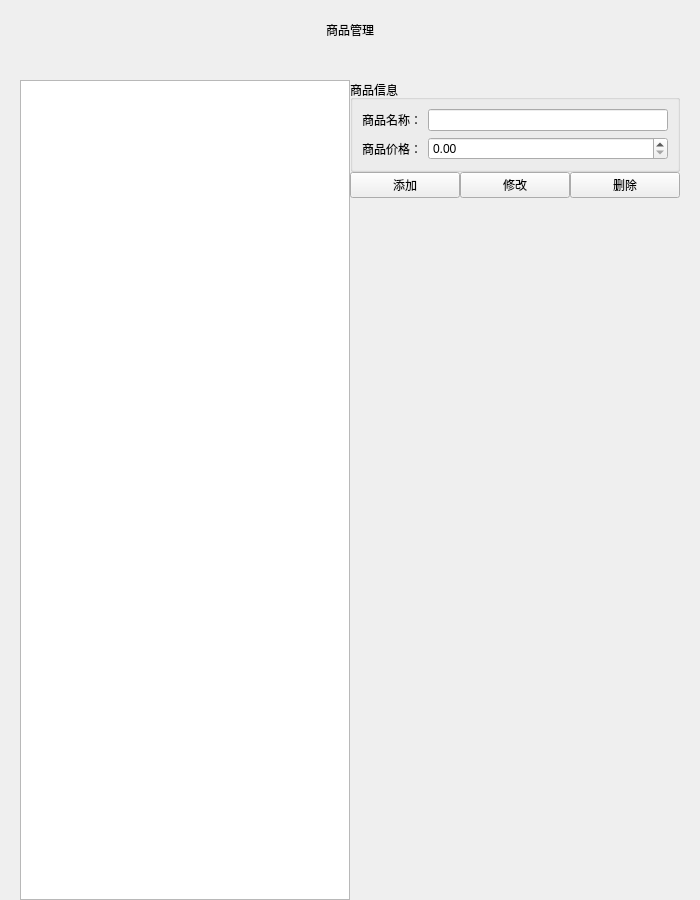
<?xml version="1.0" encoding="UTF-8"?>
<ui version="4.0">
 <class>MenuManagerDialog</class>
 <widget class="QWidget" name="MenuManagerDialog">
  <property name="geometry">
   <rect>
    <x>0</x>
    <y>0</y>
    <width>700</width>
    <height>900</height>
   </rect>
  </property>
  <layout class="QVBoxLayout" name="verticalLayout">
   <property name="spacing">
    <number>0</number>
   </property>
   <property name="leftMargin">
    <number>0</number>
   </property>
   <property name="topMargin">
    <number>0</number>
   </property>
   <property name="rightMargin">
    <number>0</number>
   </property>
   <property name="bottomMargin">
    <number>0</number>
   </property>
   <item>
    <widget class="QWidget" name="topBar" native="true">
     <property name="minimumSize">
      <size>
       <width>0</width>
       <height>60</height>
      </size>
     </property>
     <layout class="QHBoxLayout" name="horizontalLayout">
      <item>
       <widget class="QLabel" name="titleLabel">
        <property name="text">
         <string>商品管理</string>
        </property>
        <property name="alignment">
         <set>Qt::AlignCenter</set>
        </property>
       </widget>
      </item>
     </layout>
    </widget>
   </item>
   <item>
    <layout class="QHBoxLayout" name="horizontalLayout_2">
     <property name="leftMargin">
      <number>20</number>
     </property>
     <property name="topMargin">
      <number>20</number>
     </property>
     <property name="rightMargin">
      <number>20</number>
     </property>
     <item>
      <widget class="QListWidget" name="menuList">
       <property name="minimumSize">
        <size>
         <width>300</width>
         <height>0</height>
        </size>
       </property>
      </widget>
     </item>
     <item>
      <layout class="QVBoxLayout" name="verticalLayout_2">
       <item>
        <widget class="QGroupBox" name="inputGroup">
         <property name="title">
          <string>商品信息</string>
         </property>
         <layout class="QFormLayout" name="formLayout">
          <item row="0" column="0">
           <widget class="QLabel" name="nameLabel">
            <property name="text">
             <string>商品名称：</string>
            </property>
           </widget>
          </item>
          <item row="0" column="1">
           <widget class="QLineEdit" name="nameEdit"/>
          </item>
          <item row="1" column="0">
           <widget class="QLabel" name="priceLabel">
            <property name="text">
             <string>商品价格：</string>
            </property>
           </widget>
          </item>
          <item row="1" column="1">
           <widget class="QDoubleSpinBox" name="priceSpinBox">
            <property name="maximum">
             <double>9999.990000000000236</double>
            </property>
           </widget>
          </item>
         </layout>
        </widget>
       </item>
       <item>
        <layout class="QHBoxLayout" name="horizontalLayout_3">
         <item>
          <widget class="QPushButton" name="addButton">
           <property name="text">
            <string>添加</string>
           </property>
          </widget>
         </item>
         <item>
          <widget class="QPushButton" name="editButton">
           <property name="text">
            <string>修改</string>
           </property>
          </widget>
         </item>
         <item>
          <widget class="QPushButton" name="deleteButton">
           <property name="text">
            <string>删除</string>
           </property>
          </widget>
         </item>
        </layout>
       </item>
       <item>
        <spacer name="verticalSpacer">
         <property name="orientation">
          <enum>Qt::Vertical</enum>
         </property>
         <property name="sizeHint" stdset="0">
          <size>
           <width>20</width>
           <height>40</height>
          </size>
         </property>
        </spacer>
       </item>
      </layout>
     </item>
    </layout>
   </item>
  </layout>
 </widget>
 <resources/>
 <connections/>
</ui> 
